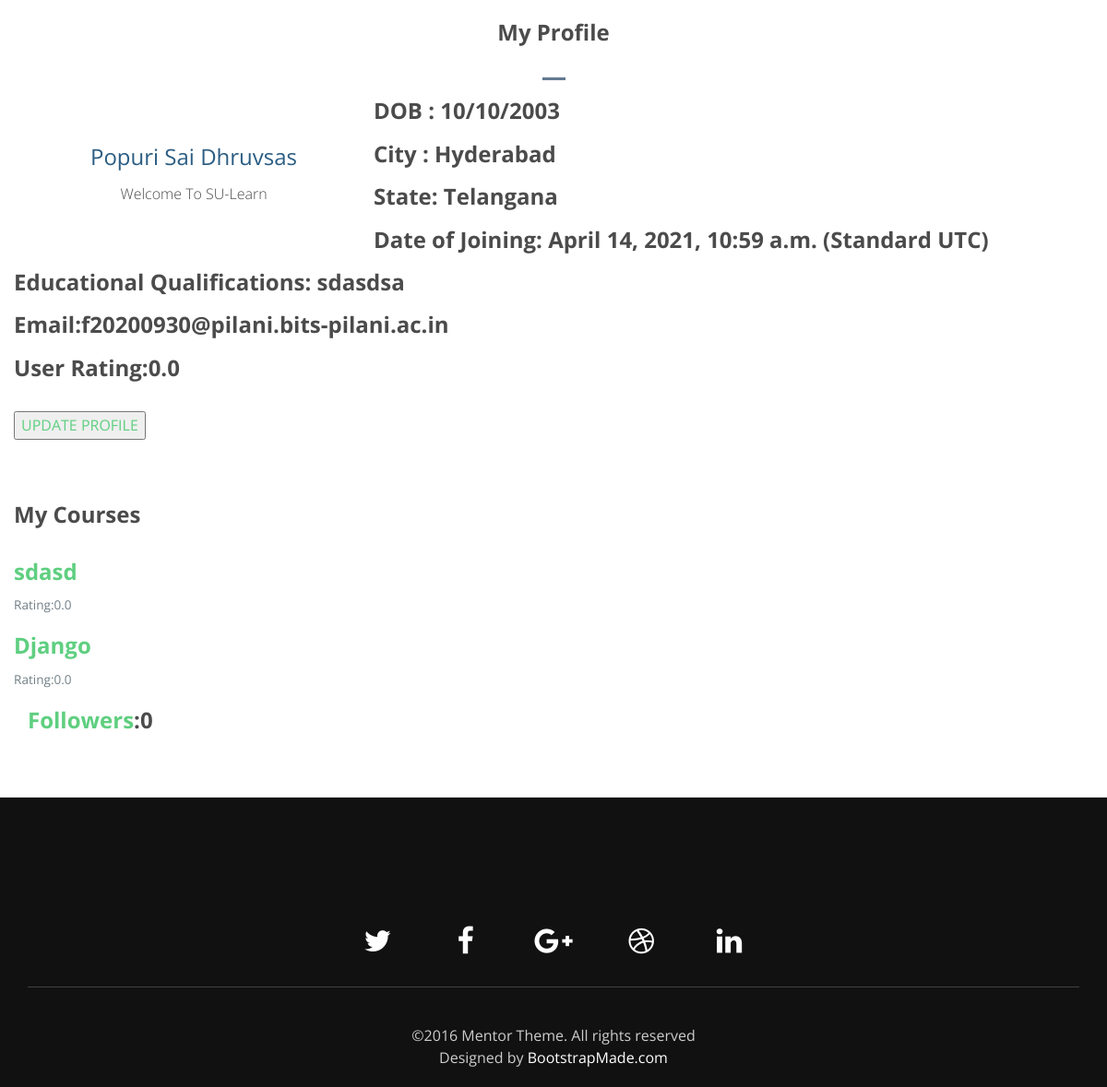
Before: /users/ (signed in, lower part) with the older database file.
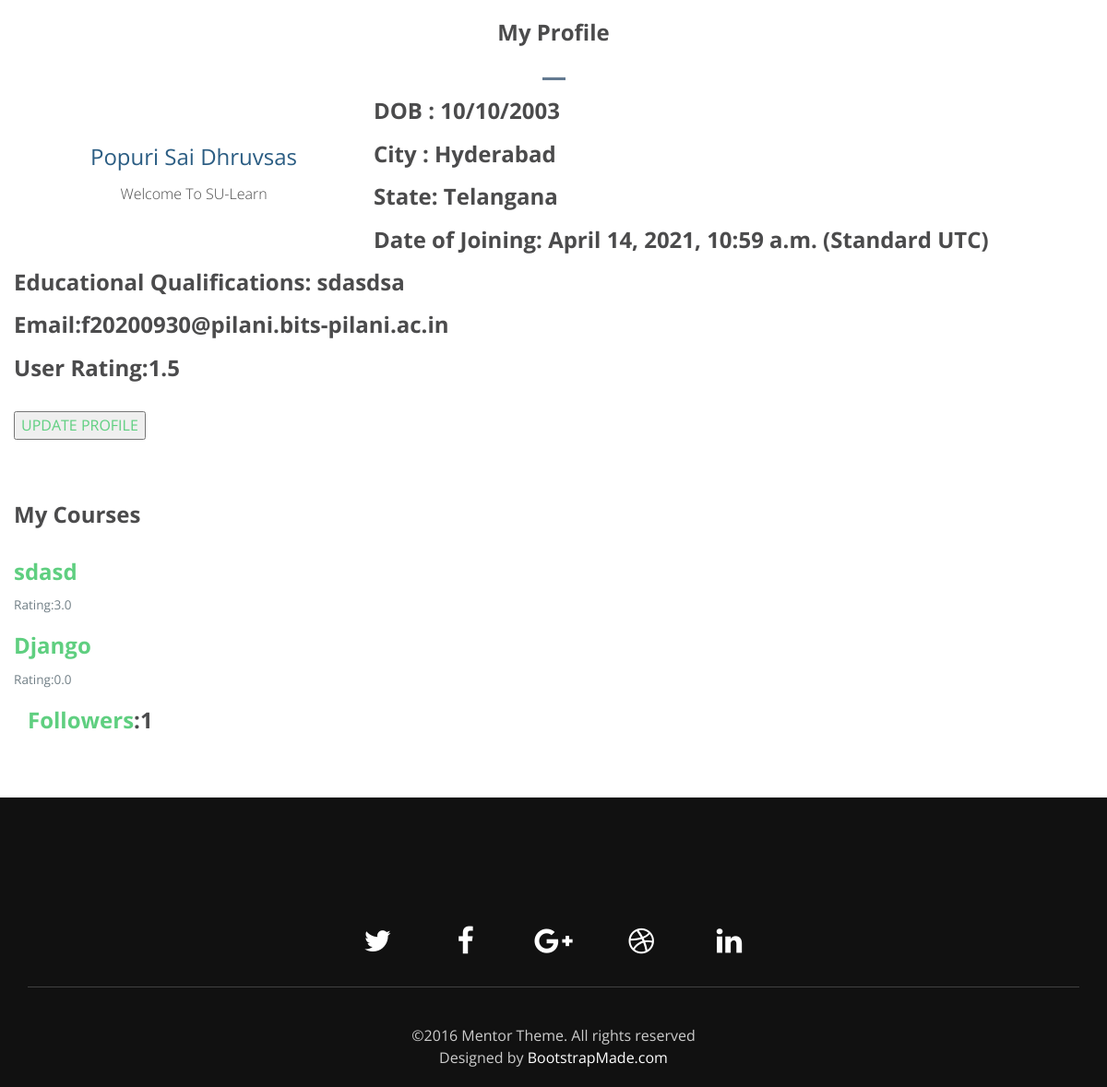
After: the same page with the newer database file.
### e_learning/models.py (models this page shows, shortened)
class Courses(models.Model):
	name = models.CharField(max_length=180,null=True)
	overview = models.TextField(null=True)
	created_by = models.ForeignKey(User,on_delete=models.CASCADE,null=True,related_name='created_by_set')
	rating = models.FloatField(default=0)
	slug = models.SlugField(unique=True,max_length=100,null=True)
	tags = TaggableManager()
	taken_by = models.ManyToManyField(User)
	completed_by = models.ManyToManyField(User,related_name='completed_by')

### users/views.py (the view, shortened to what this page needs)
# urls.py: path('',views.profile,name='profile'),
@login_required
def profile(request):
	user = request.user
	learner_profile = LearnerProfile.objects.filter(user=user)
	creator_profile = CreatorProfile.objects.filter(user=user)
	if learner_profile.count() == 0 and creator_profile.count() == 0 :
		return redirect('register')
	if learner_profile.count() == 0 and creator_profile.count() != 0 :
		profile = CreatorProfile.objects.get(user=user)
		name = profile.name
		DOB = profile.dob
		dob = DOB.date()
		dob2 = dob.strftime('%d/%m/%Y')
		city = profile.city
		state = profile.state
		date_of_joining = profile.date_of_joining
		educational_qualifications = profile.educational_qualifications
		profile.email = user.email
		profile.save()
		email = profile.email
		prof_pic = profile.prof_pic
		bio = profile.bio
		social_account = SocialAccount.objects.get(user=user)
		img_url = social_account.extra_data['picture']
		courses = user.created_by_set.all()
		ratings = []
		for course in courses:
			rating = course.rating
			ratings.append(rating)
		if len(ratings) == 0:
			user_rating=0
		else:
			user_rating = sum(ratings)/len(ratings)
		follower_count = user.creatorprofile.followers.count()
		context = {
		'profile':profile,
		'DOB':dob2,
		'img_url':img_url,
		'prof_pic':prof_pic,
		'bio':bio,
		'courses':courses,
		'user_rating':user_rating,
		'follower_count':follower_count,
		}
		return render(request,'users/Creator_Profile.html',context)

### users/models.py (called while the page is built, shortened)
	def get_image_url(self):
		if self.prof_pic:
			return self.prof_pic.url
		social_account = SocialAccount.objects.get(user=self.user)
		return social_account.extra_data['picture']

	def save(self,*args,**kwargs):
		print(self.prof_pic)
		super().save(*args,**kwargs)

### users/templates/users/Creator_Profile.html (shortened to what this page needs)
{% load static %}
<!DOCTYPE html>
<html lang="en">
<head>
  <link rel="stylesheet" type="text/css" href="{% static 'e_learning/css/font-awesome.min.css' %}">
  <link rel="stylesheet" type="text/css" href="{% static 'e_learning/css/bootstrap.min.css' %}">
  <link rel="stylesheet" type="text/css" href="{% static 'e_learning/css/imagehover.min.css' %}">
  <link rel="stylesheet" type="text/css" href="{% static 'e_learning/css/style.css' %}">
</head>
<body>
  <section id="faculity-member" class="section-padding">
    <div class="container">
      <div class="row">
        <div class="header-section text-center">
          <h2>My Profile</h2>
          <hr class="bottom-line">
        </div>
        <div class="col-lg-4 col-md-4 col-sm-4">
          <div class="pm-staff-profile-container">
            <div class="pm-staff-profile-image-wrapper text-center">
                <div>
                </div>
            </div>
            <div class="pm-staff-profile-details text-center">
              <p class="pm-staff-profile-name">{{ profile.name }}</p>
              <p class="pm-staff-profile-bio">{{ profile.bio }}</p>
            </div>
          </div>
        </div>
        <h3><b>DOB</b> : {{ DOB }}</h3>
        <h3><b>City</b> : {{ profile.city }}</h3>
        <h3><b> State</b>: {{ profile.state }}</h3>
        <h3><b> Date of Joining</b>: {{ profile.date_of_joining }} (Standard UTC)</h3>
        <h3> <b>Educational Qualifications</b>: {{ profile.educational_qualifications }} </h3>
        <h3><b>Email</b>:{{ profile.email }}</h3>
        <h3><b>User Rating</b>:{{ user_rating }}</h3>
        <br />
        <button><a href="{% url 'creator_update' %}">UPDATE PROFILE</a></button>
        <br /><br /><br />
        <h2>My Courses</h2>
        {% for course in courses %}
          <h3><a href="{% url 'course_details' course.slug %}">{{ course.name }}</a></h3>
          <small>Rating:{{ course.rating }}</small>
        {% endfor %}
      </div>
      <h3><a href="{% url 'followers' %}">Followers</a>:{{ follower_count }}</h3>
    </div>
  </section>
  <footer id="footer" class="footer">
    <div class="container text-center">
       <ul class="social-links">
        <li><a href="#link"><i class="fa fa-twitter fa-fw"></i></a></li>
        <li><a href="#link"><i class="fa fa-facebook fa-fw"></i></a></li>
        <li><a href="#link"><i class="fa fa-google-plus fa-fw"></i></a></li>
        <li><a href="#link"><i class="fa fa-dribbble fa-fw"></i></a></li>
        <li><a href="#link"><i class="fa fa-linkedin fa-fw"></i></a></li>
      </ul>
      ©2016 Mentor Theme. All rights reserved
      <div class="credits">
        Designed by <a href="https://bootstrapmade.com/">BootstrapMade.com</a>
      </div>
    </div>
  </footer>
</body>
</html>

Changed rows visible on the page:
changed Courses "sdasd": rating "0.0" → "3.0"
Other visible differences:
{{ user_rating }}: "0.0" → "1.5"
{{ follower_count }}: "0" → "1"
